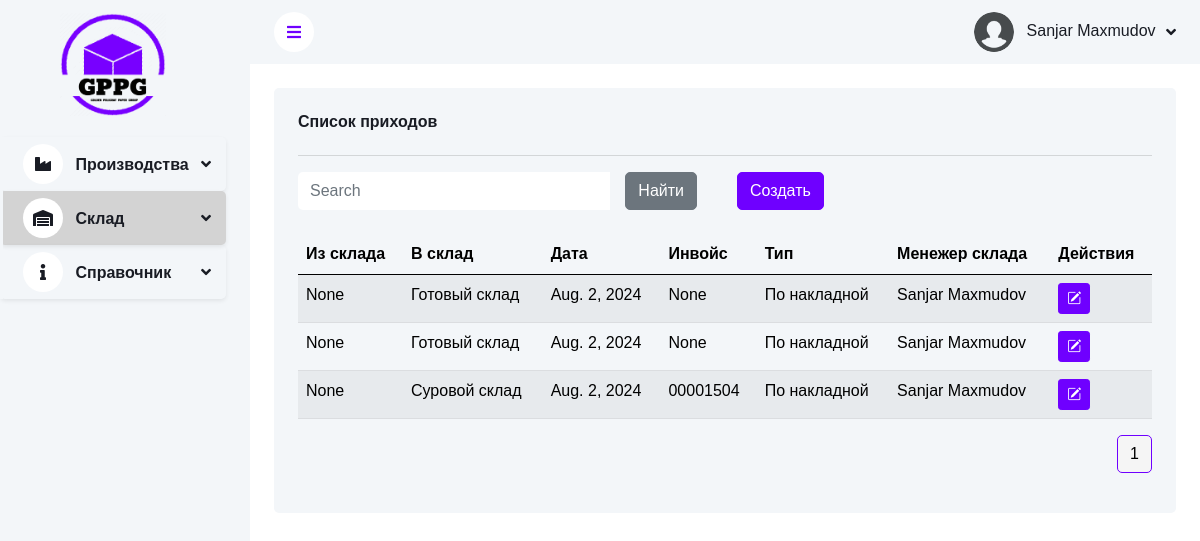
The app's page /depo/incoming/ (signed in) with its own data.
### apps/users/models.py (models this page shows)
class CustomUser(AbstractUser, PermissionsMixin):
    is_director = models.BooleanField(default=False)
    photo = models.ImageField(upload_to='employee_photos', default='default-profile__picture.jpg')
    groups = models.ManyToManyField(Group, related_name='custom_user_groups', blank=True, verbose_name='groups')
    user_permissions = models.ManyToManyField(Permission, related_name='custom_user_permissions', blank=True,
                                              verbose_name='user permissions')
    def get_full_name(self):
        return f"{self.first_name} {self.last_name}"
    def __str__(self):
        return self.get_full_name()

### apps/depo/models/incoming.py (models this page shows, shortened)
class Incoming(BaseModel):
	MOVEMENT = 'Перемещение'
	INVOICE = 'По накладной'
	INCOMING_TYPE = [
		(MOVEMENT, 'Перемещение'),
		(INVOICE, 'По накладной'),
	]
	data = models.DateField(verbose_name="Дата")
	warehouse = models.ForeignKey(Warehouse, on_delete=models.PROTECT, related_name='incoming_warehouse', null=True,
								  verbose_name="Склад")
	from_warehouse = models.ForeignKey(Warehouse, on_delete=models.CASCADE, null=True, blank=True,
									   related_name='incoming_from_warehouse', verbose_name="От склада")
	invoice = models.CharField(max_length=150, null=True, blank=True, verbose_name="Накладная")
	contract_number = models.CharField(max_length=150, null=True, blank=True, verbose_name="Номер контракта")
	outgoing = models.ForeignKey(Outgoing, on_delete=models.PROTECT, null=True, blank=True, verbose_name="Исходящий")
	note = models.CharField(max_length=250, null=True, blank=True, verbose_name="Примечание")
	incoming_type = models.CharField(choices=INCOMING_TYPE, null=True, blank=True, max_length=150,
									 verbose_name="Тип поступления")
	class Meta:
		verbose_name = "Приход"
		verbose_name_plural = "Приходы"
		indexes = [
			models.Index(fields=['warehouse', 'from_warehouse'])
		]

### apps/info/models.py (models this page shows, shortened)
class Warehouse(BaseModel):
	code = models.CharField(max_length=10, unique=True, null=True, blank=True, verbose_name="Код")
	name = models.CharField(max_length=100, unique=True, verbose_name="Название")
	location = models.CharField(max_length=150, null=True, blank=True, verbose_name="Местоположение")
	can_import = models.BooleanField(default=True, null=True, blank=True, verbose_name="Может импортировать")
	can_export = models.BooleanField(default=False, null=True, blank=True, verbose_name="Может экспортировать")
	use_negative = models.BooleanField(default=False, null=True, blank=True,
									   verbose_name="Использовать отрицательные значения")
	is_active = models.BooleanField(default=True, null=True, blank=True, verbose_name="Активен")
	managers = models.ManyToManyField(CustomUser, blank=True, verbose_name="Менеджеры")
	def __str__(self):
		return self.name
	class Meta:
		verbose_name = "Склад"
		verbose_name_plural = "Склады"

### apps/depo/views.py (the view)
# urls.py: path('incoming/', IncomingListView.as_view(), name='incoming-list'),
class IncomingListView(BaseListView):
	model = Incoming
	form_class = None
	template_name = "depo/incoming_list.html"
	redirect_url = "depo:incoming-list"

### apps/shared/views.py (called while the page is built)
	@staticmethod
	def apply_pagination_and_search(queryset, request):
		search_query = request.GET.get('search')
		if search_query:
			search_query = search_query.strip()
			queryset = queryset.filter(Q(name__icontains=search_query))
		page_size = request.GET.get("page_size", 12)
		paginator = Paginator(queryset, page_size)
		page_num = request.GET.get("page", 1)
		page_obj = paginator.get_page(page_num)
		return page_obj

	def get_cache_key(self):
		return f'{self.model.__name__.lower()}_list_data'

	def get_queryset(self):
		cache_key = self.get_cache_key()
		cached_data = cache.get(cache_key)
		if cached_data is None:
			queryset = self.model.objects.all().order_by('-created_time')
			cached_data = list(queryset)  # Преобразуем queryset в список
			cache.set(cache_key, cached_data, timeout=self.cache_timeout)
			print(f"Data fetched from database and cached with key: {cache_key}")
		else:
			print(f"Data fetched from cache with key: {cache_key}")
		return cached_data

	def get_form(self):
		return self.form_class

	def get_template_name(self):
		return self.template_name

	def get(self, request):
		items = self.get_queryset()
		page_obj = self.apply_pagination_and_search(items, request)
		context = {
			'items': page_obj,
			'form': self.get_form(),
		}
		return render(request, self.get_template_name(), context)

### templates/depo/incoming_list.html (shortened to what this page needs)
{% extends 'base.html' %}
{% load static %}
{% block content %}
    <div class="container-fluid pt-4 px-4">
        <div class="row g-4">
            <div class="col-sm-12">
                <div class="bg-light rounded h-100 p-4">
                    <h6 class="mb-4">Список приходов</h6>
                    <hr>
                    <div class="row mb-2">
                        <div class="col-md-6">
                            <form class="d-none d-md-flex mb-3" method="GET" action="{% url 'depo:incoming-list' %}">
                                <div class="input-group">
                                    <input type="search" name="search" class="form-control border-0"
                                           placeholder="Search">
                                    <div class="input-group-append">
                                        <button type="submit" class="btn btn-secondary mx-3">Найти</button>
                                    </div>
                                </div>
                            </form>
                        </div>
                        <div class="col-md-6">
                            <a href="{% url 'depo:incoming-create' %}" type="button" class="btn btn-primary">Создать</a>
                        </div>
                    </div>
                    <div class="table-responsive">
                        <table class="table table-striped table-light table-hover">
                            <thead>
                            <tr>
                                <th scope="col">Из склада</th>
                                <th scope="col">В склад</th>
                                <th scope="col">Дата</th>
                                <th scope="col">Инвойс</th>
                                <th scope="col">Тип</th>
                                <th scope="col">Менежер склада</th>
                                <th scope="col">Действия</th>
                            </tr>
                            </thead>
                            <tbody>
                            {% for incoming in items %}
                                <tr>
                                    <td>{{ incoming.from_warehouse }}</td>
                                    <td>{{ incoming.warehouse }}</td>
                                    <td>{{ incoming.data }}</td>
                                    <td>{{ incoming.invoice }}</td>
                                    <td>{{ incoming.incoming_type }}</td>
                                    <td>{{ incoming.created_by }}</td>
                                    <td>
                                        <a href="{% url 'depo:incoming-detail' incoming.pk %}" type="button"
                                           class="btn btn-primary btn-sm"><i class="bi bi-pencil-square"></i>
                                        </a>
                                    </td>
                                </tr>
                            {% endfor %}
                            </tbody>
                        </table>
                    </div>
                    {% include 'base/pagination.html' with items=items %}
                </div>
            </div>
        </div>
    </div>
{% endblock %}

### templates/base.html (shortened to what this page needs)
{% load static %}
{% url 'info:material-list' as material_url %}
{% url 'info:material-type-list' as material_type_url %}
{% url 'info:material-group-list' as material_group_url %}
<!DOCTYPE html>
<html lang="en">
<head>
    <link href="https://cdnjs.cloudflare.com/ajax/libs/font-awesome/5.10.0/css/all.min.css" rel="stylesheet">
    <link href="https://cdn.jsdelivr.net/npm/bootstrap-icons@1.4.1/font/bootstrap-icons.css" rel="stylesheet">
    <link href="{% static 'lib/owlcarousel/assets/owl.carousel.min.css' %}" rel="stylesheet">
    <link href="{% static 'lib/tempusdominus/css/tempusdominus-bootstrap-4.min.css' %}" rel="stylesheet">
    <link href="{% static 'css/bootstrap.min.css' %}" rel="stylesheet">
    <link href="{% static 'css/style.css' %}" rel="stylesheet">
</head>
<body>
<div class="container-xxl position-relative bg-white d-flex p-0">
    <div class="sidebar pe-4 pb-3">
        <nav class="navbar bg-light navbar-light">
            <a href="{% url 'base_html' %}" class="navbar-brand mx-4 mb-3 text-center">
                <i class="fa"> <img src="{% static 'img/logo_box.png' %}" class="logo" style="width: 60%;" alt="logo">
                </i>
            </a>
            <div class="navbar-nav w-100">
                <div class="nav-item dropdown shadow-sm rounded {% if 'production/' in request.path %}active{% endif %}">
                    <a href="#" class="nav-link dropdown-toggle fw-bold" data-bs-toggle="dropdown">
                        <i class="fa fa-industry me-2"></i> Производства
                    </a>
                </div>
                <div class="nav-item dropdown shadow-sm rounded {% if 'depo/' in request.path %}active{% endif %}">
                    <a href="#" class="nav-link dropdown-toggle fw-bold" data-bs-toggle="dropdown"
                       aria-expanded="false">
                        <i class="fa fa-warehouse me-2"></i> Склад
                    </a>
                </div>
                <div class="nav-item dropdown shadow-sm rounded {% if 'info/' in request.path %}active{% endif %}">
                    <a href="#" class="nav-link dropdown-toggle fw-bold" data-bs-toggle="dropdown">
                        <i class="fa fa-info me-2"></i> Справочник
                    </a>
                </div>
            </div>
        </nav>
    </div>
    <div class="content">
        <nav class="navbar navbar-expand bg-light navbar-light sticky-top px-4 py-0">
            <a href="#" class="sidebar-toggler flex-shrink-0">
                <i class="fa fa-bars"></i>
            </a>
            <div class="navbar-nav align-items-center ms-auto">
                <div class="nav-item dropdown">
                    <a href="#" class="nav-link dropdown-toggle" data-bs-toggle="dropdown">
                        <img class="rounded-circle me-lg-2" src="{% static 'img/user.jpg' %}" alt=""
                             style="width: 40px; height: 40px;">
                        <span class="d-none d-lg-inline-flex">{{ request.user.get_full_name }}</span>
                    </a>
                </div>
            </div>
        </nav>
        {% block content %}
        {% endblock %}
    </div>
</div>
</body>
</html>

### static/css/style.css (style rules this page uses)
:root { --primary: #6f00ff; --light: #F3F6F9; --dark: #191C24; }
.btn { transition: 0.5s; }
.btn.btn-primary { color: #ffffff; }
.sidebar { position: fixed; top: 0; left: 0; bottom: 0; width: 250px; height: 100vh; overflow-y: auto; background: var(--light); transition: 0.5s; z-index: 999; }
.content { margin-left: 250px; min-height: 100vh; background: #ffffff; transition: 0.5s; }
@media (min-width: 992px) { .sidebar { margin-left: 0; } }
@media (min-width: 992px) { .content { width: calc(100% - 250px); } }
.sidebar .navbar .navbar-nav .nav-link { padding: 7px 20px; color: var(--dark); font-weight: 500; border-left: 3px solid var(--light); border-radius: 0 30px 30px 0; outline: none; }
.active { background: lightgray; border-radius: 7px; }
.sidebar .navbar .navbar-nav .nav-link i { width: 40px; height: 40px; display: inline-flex; align-items: center; justify-content: center; background: #ffffff; border-radius: 40px; }
.sidebar .navbar .dropdown-toggle::after { position: absolute; top: 15px; right: 15px; border: none; content: "\f107"; font-family: "Font Awesome 5 Free"; font-weight: 900; transition: 0.5s; }
.nav-item.dropdown .nav-link { transition: background-color 0.3s ease; }
.content .navbar .navbar-nav .nav-link { margin-left: 25px; padding: 12px 0; color: var(--dark); outline: none; }
.content .navbar .sidebar-toggler, .content .navbar .navbar-nav .nav-link i { width: 40px; height: 40px; display: inline-flex; align-items: center; justify-content: center; background: #ffffff; border-radius: 25px; }
.content .navbar .dropdown-toggle::after { margin-left: 6px; vertical-align: middle; border: none; content: "\f107"; font-family: "Font Awesome 5 Free"; font-weight: 900; transition: 0.5s; }
.logo { width: 60%; }

### records on screen
CustomUser: user.get_full_name "Sanjar Maxmudov"
Incoming: from_warehouse "None", warehouse "Готовый склад", data "Aug. 2, 2024", invoice "None", incoming_type "По накладной", created_by "Sanjar Maxmudov"
Incoming: from_warehouse "None", warehouse "Готовый склад", data "Aug. 2, 2024", invoice "None", incoming_type "По накладной", created_by "Sanjar Maxmudov"
Incoming: from_warehouse "None", warehouse "Суровой склад", data "Aug. 2, 2024", invoice "00001504", incoming_type "По накладной", created_by "Sanjar Maxmudov"

### other values on screen
{{ i }} "1"
